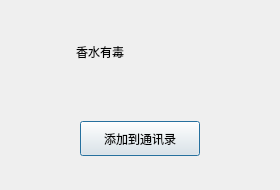
<?xml version="1.0" encoding="UTF-8"?>
<ui version="4.0">
 <class>FindSuccessDlg</class>
 <widget class="QDialog" name="FindSuccessDlg">
  <property name="geometry">
   <rect>
    <x>0</x>
    <y>0</y>
    <width>280</width>
    <height>190</height>
   </rect>
  </property>
  <property name="minimumSize">
   <size>
    <width>280</width>
    <height>190</height>
   </size>
  </property>
  <property name="maximumSize">
   <size>
    <width>280</width>
    <height>190</height>
   </size>
  </property>
  <property name="windowTitle">
   <string>Dialog</string>
  </property>
  <layout class="QVBoxLayout" name="verticalLayout">
   <item>
    <widget class="QWidget" name="widget" native="true">
     <layout class="QHBoxLayout" name="horizontalLayout">
      <item>
       <widget class="QLabel" name="head_lb">
        <property name="minimumSize">
         <size>
          <width>50</width>
          <height>50</height>
         </size>
        </property>
        <property name="maximumSize">
         <size>
          <width>50</width>
          <height>50</height>
         </size>
        </property>
        <property name="text">
         <string/>
        </property>
       </widget>
      </item>
      <item>
       <widget class="QLabel" name="name_lb">
        <property name="text">
         <string>香水有毒</string>
        </property>
        <property name="alignment">
         <set>Qt::AlignmentFlag::AlignCenter</set>
        </property>
       </widget>
      </item>
      <item>
       <spacer name="horizontalSpacer">
        <property name="orientation">
         <enum>Qt::Orientation::Horizontal</enum>
        </property>
        <property name="sizeHint" stdset="0">
         <size>
          <width>40</width>
          <height>20</height>
         </size>
        </property>
       </spacer>
      </item>
     </layout>
    </widget>
   </item>
   <item>
    <widget class="QWidget" name="widget_2" native="true">
     <layout class="QHBoxLayout" name="horizontalLayout_2">
      <item>
       <widget class="ClickedBtn" name="add_friend_btn">
        <property name="minimumSize">
         <size>
          <width>120</width>
          <height>35</height>
         </size>
        </property>
        <property name="maximumSize">
         <size>
          <width>120</width>
          <height>35</height>
         </size>
        </property>
        <property name="text">
         <string>添加到通讯录</string>
        </property>
       </widget>
      </item>
     </layout>
    </widget>
   </item>
  </layout>
 </widget>
 <customwidgets>
  <customwidget>
   <class>ClickedBtn</class>
   <extends>QPushButton</extends>
   <header location="global">clickedbtn.h</header>
  </customwidget>
 </customwidgets>
 <resources/>
 <connections/>
</ui>
